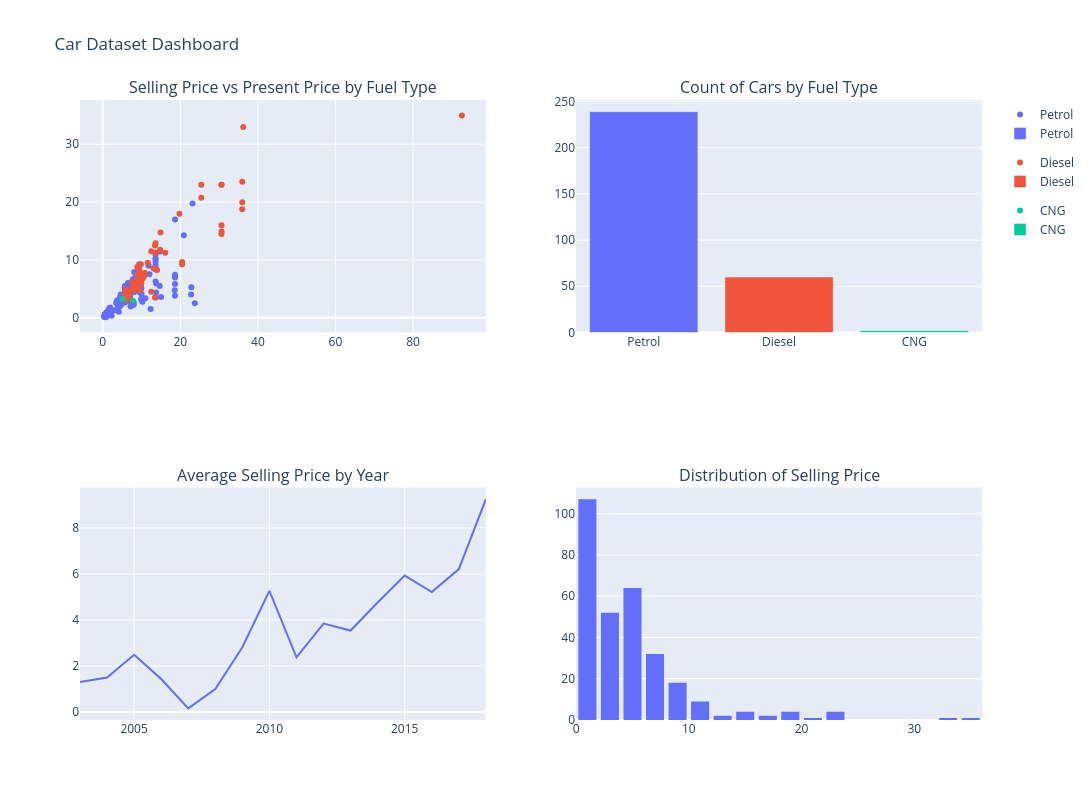

Notebook code for this chart:
### Code cell
# Using Plotly to make a simple dashboard with multiple interactive visualizations and the cards to show the key metrics of the dataset:
import plotly.express as px
from plotly.subplots import make_subplots
import plotly.graph_objects as go   
# Create subplots
fig = make_subplots(rows=2, cols=2, subplot_titles=('Selling Price vs Present Price by Fuel Type', 'Count of Cars by Fuel Type', 'Average Selling Price by Year', 'Distribution of Selling Price'))
# Scatter plot
scatter = px.scatter(df, x='Present_Price', y='Selling_Price', color='Fuel_Type')
for trace in scatter.data:
    fig.add_trace(trace, row=1, col=1)
# Bar chart
fuel_counts = df['Fuel_Type'].value_counts().reset_index()
fuel_counts.columns = ['Fuel_Type', 'Count']
bar = px.bar(fuel_counts, x='Fuel_Type', y='Count', color='Fuel_Type')
for trace in bar.data:
    fig.add_trace(trace, row=1, col=2)
# Line plot
line = px.line(df.groupby('Year')['Selling_Price'].mean().reset_index(), x='Year', y='Selling_Price')
for trace in line.data:
    fig.add_trace(trace, row=2, col=1)
# Histogram
hist = px.histogram(df, x='Selling_Price', nbins=30)
for trace in hist.data:
    fig.add_trace(trace, row=2, col=2)
# Update layout
fig.update_layout(height=800, width=1200, title_text='Car Dataset Dashboard')
fig.show()

### Figure 1 — Plotly figure (JSON) as saved in the notebook; plotly's stock layout.template omitted (floating-point values rounded to 4 significant figures; data arrays with more than 128 entries replaced by an {"elided": "..."} marker saying what was removed)
{"data": [{"hovertemplate": "Fuel_Type=Petrol<br>Present_Price=%{x}<br>Selling_Price=%{y}<extra></extra>", "legendgroup": "Petrol", "marker": {"color": "#636efa", "symbol": "circle"}, "mode": "markers", "name": "Petrol", "orientation": "v", "showlegend": true, "type": "scatter", "x": {"elided": "239 float values"}, "xaxis": "x", "y": {"elided": "239 float values"}, "yaxis": "y"}, {"hovertemplate": "Fuel_Type=Diesel<br>Present_Price=%{x}<br>Selling_Price=%{y}<extra></extra>", "legendgroup": "Diesel", "marker": {"color": "#EF553B", "symbol": "circle"}, "mode": "markers", "name": "Diesel", "orientation": "v", "showlegend": true, "type": "scatter", "x": [9.54, 6.87, 9.83, 8.61, 8.89, 8.92, 10.38, 10.79, 10.79, 10.79, 10.38, 5.98, 7.49, 9.95, 8.06, 8.06, 30.61, 30.61, 19.77, 30.61, 35.96, 35.96, 35.96, 36.23, 6.95, 20.45, 6.76, 12.48, 8.93, 30.61, 14.89, 7.85, 25.39, 13.46, 13.46, 92.6, 16.09, 30.61, 25.39, 20.45, 6.79, 5.7, 14.79, 7.6, 9.4, 9.4, 6.79, 9.4, 5.7, 13.6, 9.4, 9.4, 9.4, 13.6, 9.9, 9.4, 14.0, 13.09, 11.6, 12.5], "xaxis": "x", "y": [4.75, 4.6, 9.25, 6.5, 8.75, 7.45, 6.85, 7.75, 7.25, 7.75, 7.45, 3.1, 4.95, 6.0, 5.5, 5.5, 14.9, 23.0, 18.0, 16.0, 19.99, 18.75, 23.5, 33.0, 4.75, 9.25, 3.95, 4.5, 4.9, 14.5, 14.73, 4.75, 23.0, 12.5, 3.49, 35.0, 11.25, 23.0, 20.75, 9.65, 3.25, 4.85, 11.75, 6.0, 8.25, 4.95, 3.1, 6.15, 3.9, 11.25, 5.35, 5.95, 5.2, 12.9, 7.2, 8.35, 8.25, 8.55, 9.5, 11.5], "yaxis": "y"}, {"hovertemplate": "Fuel_Type=CNG<br>Present_Price=%{x}<br>Selling_Price=%{y}<extra></extra>", "legendgroup": "CNG", "marker": {"color": "#00cc96", "symbol": "circle"}, "mode": "markers", "name": "CNG", "orientation": "v", "showlegend": true, "type": "scatter", "x": [5.09, 7.74], "xaxis": "x", "y": [3.25, 2.95], "yaxis": "y"}, {"hovertemplate": "Fuel_Type=%{x}<br>Count=%{y}<extra></extra>", "legendgroup": "Petrol", "marker": {"color": "#636efa", "pattern": {"shape": ""}}, "name": "Petrol", "orientation": "v", "showlegend": true, "textposition": "auto", "type": "bar", "x": ["Petrol"], "xaxis": "x2", "y": [239], "yaxis": "y2"}, {"hovertemplate": "Fuel_Type=%{x}<br>Count=%{y}<extra></extra>", "legendgroup": "Diesel", "marker": {"color": "#EF553B", "pattern": {"shape": ""}}, "name": "Diesel", "orientation": "v", "showlegend": true, "textposition": "auto", "type": "bar", "x": ["Diesel"], "xaxis": "x2", "y": [60], "yaxis": "y2"}, {"hovertemplate": "Fuel_Type=%{x}<br>Count=%{y}<extra></extra>", "legendgroup": "CNG", "marker": {"color": "#00cc96", "pattern": {"shape": ""}}, "name": "CNG", "orientation": "v", "showlegend": true, "textposition": "auto", "type": "bar", "x": ["CNG"], "xaxis": "x2", "y": [2], "yaxis": "y2"}, {"hovertemplate": "Year=%{x}<br>Selling_Price=%{y}<extra></extra>", "legendgroup": "", "line": {"color": "#636efa", "dash": "solid"}, "marker": {"symbol": "circle"}, "mode": "lines", "name": "", "orientation": "v", "showlegend": false, "type": "scatter", "x": [2003, 2004, 2005, 2006, 2007, 2008, 2009, 2010, 2011, 2012, 2013, 2014, 2015, 2016, 2017, 2018], "xaxis": "x3", "y": [1.3, 1.5, 2.487, 1.438, 0.16, 1.003, 2.817, 5.263, 2.375, 3.841, 3.541, 4.762, 5.927, 5.213, 6.209, 9.25], "yaxis": "y3"}, {"bingroup": "x", "hovertemplate": "Selling_Price=%{x}<br>count=%{y}<extra></extra>", "legendgroup": "", "marker": {"color": "#636efa", "pattern": {"shape": ""}}, "name": "", "nbinsx": 30, "orientation": "v", "showlegend": false, "type": "histogram", "x": {"elided": "301 float values"}, "xaxis": "x4", "yaxis": "y4"}], "layout": {"annotations": [{"font": {"size": 16}, "showarrow": false, "text": "Selling Price vs Present Price by Fuel Type", "x": 0.225, "xanchor": "center", "xref": "paper", "y": 1, "yanchor": "bottom", "yref": "paper"}, {"font": {"size": 16}, "showarrow": false, "text": "Count of Cars by Fuel Type", "x": 0.775, "xanchor": "center", "xref": "paper", "y": 1, "yanchor": "bottom", "yref": "paper"}, {"font": {"size": 16}, "showarrow": false, "text": "Average Selling Price by Year", "x": 0.225, "xanchor": "center", "xref": "paper", "y": 0.375, "yanchor": "bottom", "yref": "paper"}, {"font": {"size": 16}, "showarrow": false, "text": "Distribution of Selling Price", "x": 0.775, "xanchor": "center", "xref": "paper", "y": 0.375, "yanchor": "bottom", "yref": "paper"}], "height": 800, "title": {"text": "Car Dataset Dashboard"}, "width": 1200, "xaxis": {"anchor": "y", "domain": [0, 0.45]}, "xaxis2": {"anchor": "y2", "domain": [0.55, 1]}, "xaxis3": {"anchor": "y3", "domain": [0, 0.45]}, "xaxis4": {"anchor": "y4", "domain": [0.55, 1]}, "yaxis": {"anchor": "x", "domain": [0.625, 1]}, "yaxis2": {"anchor": "x2", "domain": [0.625, 1]}, "yaxis3": {"anchor": "x3", "domain": [0, 0.375]}, "yaxis4": {"anchor": "x4", "domain": [0, 0.375]}}}
